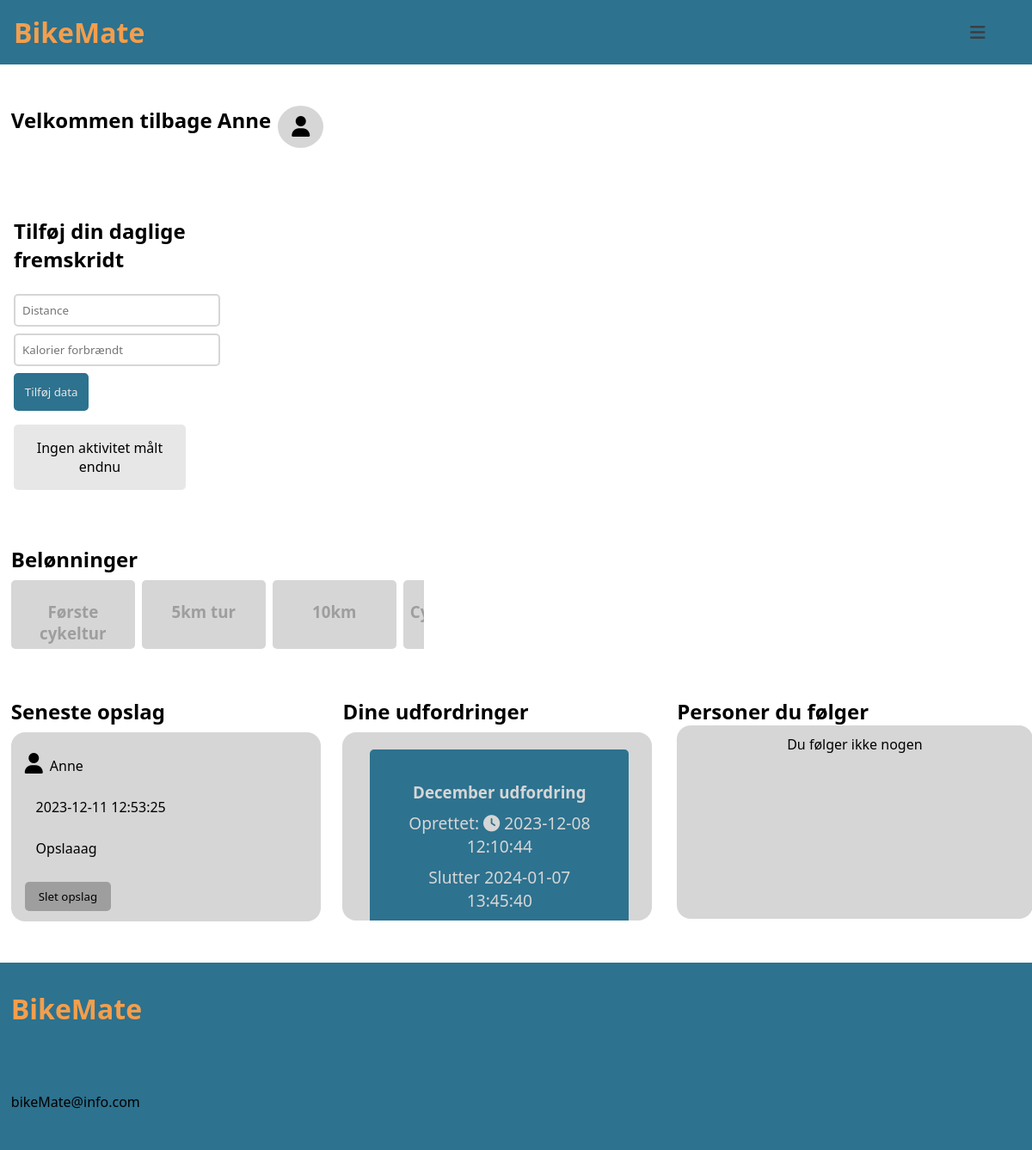
The page /dashboard (signed in) on the database as committed earlier.
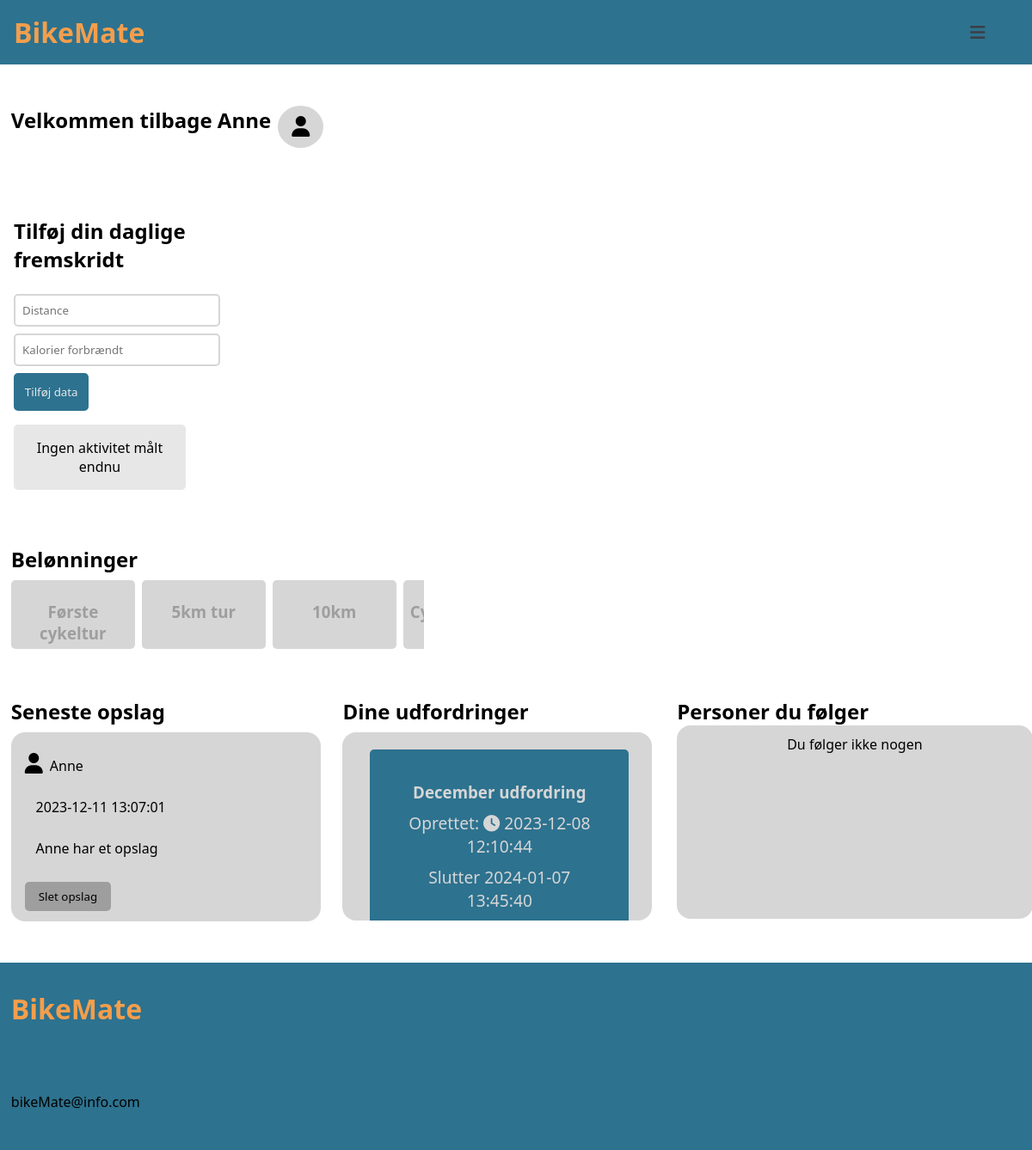
The same page on the database as committed later.
### tables this page shows
CREATE TABLE rewards(id INTEGER PRIMARY KEY AUTOINCREMENT, title TEXT);

CREATE TABLE posts(id INTEGER PRIMARY KEY AUTOINCREMENT, users_id INTEGER, content TEXT, created DATETIME DEFAULT CURRENT_TIMESTAMP, image_path TEXT, FOREIGN KEY(users_id) REFERENCES users(id));

CREATE TABLE challenges(id INTEGER PRIMARY KEY AUTOINCREMENT, name TEXT, created DATETIME DEFAULT CURRENT_TIMESTAMP, topic TEXT, participants INTEGER, reward_id INTEGER, end_date DATETIME, FOREIGN KEY(reward_id) REFERENCES rewards(id));

### app.py (the view, shortened to what this page needs)
    @app.route("/dashboard", methods=['GET', 'POST'])
    def dashboard():
        if not is_logged_in():
            flash('Du skal være logget ind for at tilgå dashboard', 'error')
            return redirect(url_for('login'))
        user_id = session['user_id']
        user_id = session['user_id']
        rewards = models.get_rewards()
        users_rewards = models.get_users_rewards(user_id)
        challenges = models.get_users_challenges(user_id)
        user_posts = models.get_users_posts(user_id)
        follows = models.get_users_follow(user_id)
        users_fitness = models.get_users_fitness(user_id)
        form = FitnessForm()
        users_rewards = [reward[0] for reward in users_rewards] \
            if users_rewards else []
        return render_template(
            "dashboard.html",
            form=form,
            rewards=rewards,
            users_rewards=users_rewards,
            challenges=challenges,
            user_posts=user_posts,
            follows=follows,
            users_fitness=users_fitness
        )

### forms.py
class FitnessForm(FlaskForm):
    distance = FloatField(validators=[InputRequired()], render_kw={
                          "placeholder": "Distance"})
    calories = IntegerField(validators=[InputRequired()], render_kw={
                            "placeholder": "Kalorier forbrændt"})
    submit = SubmitField("Tilføj data")

### models.py (called while the page is built)
def get_connection():
    with sqlite3.connect(DATABASE) as connection:
        connection.row_factory = sqlite3.Row
        return connection

def get_users_challenges(users_id):
    conn = get_connection()
    cursor = conn.cursor()
    cursor.execute('''
                   SELECT challenges.*, COUNT(users_challenges.users_id)
                   AS participants_count
                   FROM users_challenges
                   INNER JOIN challenges
                   ON users_challenges.challenges_id = challenges.id
                   WHERE users_challenges.users_id = ?
                   GROUP BY challenges.id
                   ''', (users_id,))
    challenges = cursor.fetchall()
    if challenges:
        return challenges  # Der er et match
    return None  # Intet match

def get_rewards():
    conn = get_connection()
    cursor = conn.cursor()
    cursor.execute('SELECT * FROM rewards')
    rewards = cursor.fetchall()
    if rewards:
        return rewards  # Der er et match
    return None  # Intet match

def get_users_rewards(users_id):
    conn = get_connection()
    cursor = conn.cursor()
    cursor.execute('''
        SELECT r.title
        FROM users_rewards AS ur
        INNER JOIN rewards AS r ON ur.rewards_id = r.id
        WHERE ur.users_id = ?
    ''', (users_id,))
    user_rewards = cursor.fetchall()
    if user_rewards:
        return user_rewards  # Der er et match
    return None  # Intet match

def get_users_posts(user_id):
    conn = get_connection()
    cursor = conn.cursor()
    cursor.execute('SELECT * FROM posts WHERE users_id = ?', (user_id,))
    user_posts = cursor.fetchall()
    return user_posts

def get_users_follow(user_id):
    conn = get_connection()
    cursor = conn.cursor()  # Hent navn fra users table og join tables
    cursor.execute('''
                   SELECT users.id, users.name
                   FROM friends
                   JOIN users ON friends.friends_id = users.id
                   WHERE friends.users_id = ?
                   ''', (user_id,))
    result = cursor.fetchall()
    return result

### templates/dashboard.html (shortened to what this page needs)
{% extends "base.html" %}
{% block content %}
<div class="dashboard_message">
    {% if session.email %}
        <h1>Velkommen tilbage {{session.name}}</h1>
        <div class="user_profile">
            <i class="fa-solid fa-user fa-xl"></i>
        </div>
    {% endif %}
</div>
<div class="users_fitness">
    <h1>Tilføj din daglige fremskridt</h1>
    <form action="/dashboard" method="post">
        <div class="fitness_input">
            {{ form.distance(class_="fitness_field") }}
            {{ form.calories(class_="fitness_field") }}
            {{ form.submit(class_="submit_fit_data") }}
        </div>
    </form>
    {% if users_fitness %}
        {% for user_fitness in users_fitness %}
            <div class="fitness_content">
                <div class="date_time">
                    <p>{{ user_fitness.date | datetimeformat }}</p>
                </div>
                <div class="progress_data">
                    <div class="progress_field">
                        <h3>{{ user_fitness.distance}}</h3>
                        <p>km</p>
                    </div>
                    <div class="progress_field">
                        <h3>{{ user_fitness.calories_burned}}</h3>
                        <p>Kalorier</p>
                    </div>
                </div>
            </div>
        {% endfor %}
    {% else %}
        <p class="no_fitness">Ingen aktivitet målt endnu</p>
    {% endif %}
</div>
<div class="rewards_component">
    <h1>Belønninger</h1>
    <div class="rewards_content">
        {% if rewards %}
            {% for reward in rewards %}
                <div class="reward">
                    {% if users_rewards and reward.title in users_rewards %}
                        <div class="users_rewards">
                            <h3>{{ reward.title }} <i class="fa-solid fa-medal" style="color: #2d728f;"></i></h3>
                        </div>
                    {% else %}
                        <div class="unearned_rewards">
                            <h3>{{ reward.title }}</h3>
                        </div>
                    {% endif %}
                </div>
            {% endfor %}
        {% else %}
            <p>Ingen belønninger tilgængelige</p>
        {% endif %}
    </div>
</div>
<section class="main_content">
    <div class="posts_component">
        <h1>Seneste opslag</h1>
        <div class="post_container" hx-get="/dashboard/posts">
            {% if user_posts %}
                {% for user_post in user_posts %}
                <div class="post">
                    <div class="user_profile_post">
                        <i class="fa-solid fa-user fa-xl"></i>
                        <p>{{ session.name}}</p>
                    </div>
                    <p class="post_date">{{ user_post.created }}</p>
                    <p class="post_content">{{ user_post.content }}</p>
                    <button class="delete_post_btn" hx-delete="/dashboard/{{ user_post.id }}"
                        hx-target=".post"
                        hx-confirm="Er du sikker på at du vil slette opslaget?">
                    Slet opslag</button>
                </div>
                {% endfor %}
            {% else %}
                <p>Du har ingen opslag</p>
            {% endif %}
        </div>
    </div>
    <div class="challenges_component">
        <h1>Dine udfordringer</h1>
        <div class="challenge_container">
            {% if challenges %}
                {% for challenge in challenges %}
                    <div class="challenge">
                        <h3>{{ challenge.name }}</h3>
                            <p>Oprettet: <i class="fa-solid fa-clock"></i> {{ challenge.created }}</p>
                            <p>Slutter {{ challenge.end_date }}</p>
                            <p>Emne: {{ challenge.topic }}</p>
                    </div>
                {% endfor %}
            {% else %}
                <p>Du har ingen udfordringer</p>
            {% endif %}
        </div>
    </div>
    <div class="follows">
        <h1>Personer du følger</h1>
        <div class="follows_container">
            {% if follows %}
                {% for user in follows %}
                    <div class="follows_list">
                        <div class="follows_profile">
                            <i class="fa-solid fa-user fa-xl"></i>
                            <p class="person">{{ user.name }}</p>
                        </div>
                        <form
                            hx-delete="/dashboard/unfollow/{{ user.id }}"
                            hx-confirm="Er du sikker på at du vil fjerne {{ user.name }}"
                            hx-target=".follows_list">
                            <button class="unfollow_person">
                                Fjern
                            </button>
                        </form>
                    </div>
                {% endfor %}
            {% else %}
                <p>Du følger ikke nogen</p>
            {% endif %}
        </div>
    </div>
</section>
{% endblock %}

### templates/base.html (shortened to what this page needs)
<!DOCTYPE html>
<html lang="en">
<head>
    <link rel="stylesheet" href="{{ url_for('static', filename='css/style.css') }}">
</head>
<body>
    <div class="header">
        {% if session.email %}
        <div class="links_user">
            <h1><a href="{{url_for('dashboard')}}">BikeMate</a></h1>
            <div class="menu_container" x-data="{open: false }">
                <a x-on:click="open = !open">
                    <div :class="{'menu':open}" class="menu"><i class="fa-solid fa-bars" style="color: #3b3e45;"></i></div>
                </a>
            </div>
        </div>
            {% endif %}
    </div>
{% block content %}
{% endblock %}
</body>
<div class="footer">
    <h1>BikeMate</h1>
    <div class="footer_info">
        <p>bikeMate@info.com</p>
    </div>
</div>
</html>

Rows that differ between the two databases and show on the page:
removed posts: name "Anne", created "2023-12-11 12:53:25", content "Opslaaag"
now on this page (row unchanged): posts: name "Anne", created "2023-12-11 13:07:01", content "Anne har et opslag"
